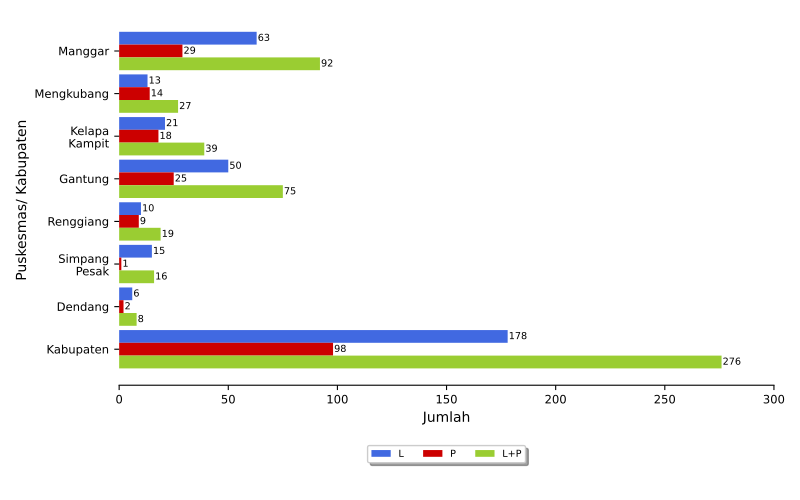

Write Python code to recreate this figure.
import numpy as np
import matplotlib.pyplot as plt
import pandas
from textwrap import wrap
from matplotlib.ticker import FuncFormatter
import locale
locale.setlocale(locale.LC_ALL, '')

import sys, os, inspect
currentdir = os.path.dirname(os.path.abspath(inspect.getfile(inspect.currentframe())))
parentdir = os.path.dirname(currentdir)
sys.path.insert(0, parentdir)

berkasData = currentdir + '\\bab_06_01a_dataKasusTB.csv'
berkasSimpan = currentdir +'\\bab_06_01a_kasusTB.pdf'
# judulDiagram = 'Penemuan Kasus TB'
sumbuX = 'Jumlah'
sumbuY = 'Puskesmas/ Kabupaten'
tickerSumbuX = np.arange(0,301,50)
labelBar1 = 'L'
labelBar2 = 'P'
labelBar3 = 'L+P'

# read data file
colnames = ['puskesmas','L','P','LP']
data = pandas.read_csv(berkasData, names=colnames, sep=';')
puskesmas = data.puskesmas.tolist()
bar1 = data.L.tolist()
bar2 = data.P.tolist()
bar3 = data.LP.tolist()

ind = np.arange(len(puskesmas))  # the x locations for the groups
width = 0.3       # the width of the bars
widthDL = 0.5      # spacing for data labels

# make bars
fig, ax = plt.subplots()
rects1 = ax.barh(ind, bar1, width, color='royalblue', label = labelBar1)
rects2 = ax.barh(ind + width, bar2, width, color='#cc0000', label = labelBar2)
rects3 = ax.barh(ind + 2*width, bar3, width, color='yellowgreen', label = labelBar3)

# add some text for labels, title and axes ticks
# ax.set_title(judulDiagram)
ax.set_xticks(tickerSumbuX)
ax.set_xlabel(sumbuX)
ax.xaxis.set_major_formatter(FuncFormatter(lambda x, pos: "{:n}".format(x)))

ax.set_yticks(ind+width)
ax.set_yticklabels(list([ '\n'.join(wrap(l, 10)) for l in puskesmas ]))
ax.invert_yaxis()
ax.set_ylabel(sumbuY)

ax.tick_params(axis='both', which='major', labelsize='small')
ax.spines['top'].set_visible(False)
ax.spines['right'].set_visible(False)
ax.spines['left'].set_visible(False)

# make legend box
box = ax.get_position()
ax.set_position([box.x0, box.y0 + box.height * 0.1, box.width, box.height * 0.9])
ax.legend(fontsize='x-small', loc='upper center', bbox_to_anchor=(0.5, -0.15), fancybox=True, shadow=True, ncol=3)

# add data label
for i, v in enumerate(bar1):
    ax.text(v + widthDL, i, '{:n}'.format(v), ha='left', va='center', fontsize='x-small')
for i, v in enumerate(bar2):
    ax.text(v + widthDL, i + width, '{:n}'.format(v), ha='left', va='center', fontsize='x-small')
for i, v in enumerate(bar3):
    ax.text(v + widthDL, i + 2*width, '{:n}'.format(v), ha='left', va='center', fontsize='x-small')

# finishing
pyrfig = plt.figure(1)
pyrfig.set_figwidth(8)
pyrfig.set_figheight(5)
# tight_layout to make consistent size
# adjust subplot to make room for legend
fig.subplots_adjust(bottom=-0.15)
plt.tight_layout()
plt.savefig(berkasSimpan)
plt.close(pyrfig)
# plt.show()
